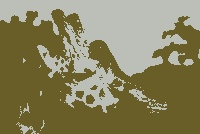
#> input picture kmeans_output.jpg, 200 x 134 px, given in place of giraffe.png, which was not available
$ jupyter execute --allow-errors image_clustering.ipynb
#> lines starting #> are read from the running program, lines starting #| are printed output that depends on the picture; pictures that were not available may be replaced by others from this repository, and a replacement may not be noted
### algorithms.py
import numpy as np
import pandas as pd
from sklearn.utils import check_array
import matplotlib.pyplot as plt
from sklearn.datasets import make_blobs
from sklearn.cluster import KMeans
from sklearn.cluster import DBSCAN as SklearnDBSCAN
from sklearn.metrics import adjusted_rand_score
from collections import Counter
from sklearn.datasets import make_classification
from sklearn.model_selection import train_test_split
from sklearn.metrics import accuracy_score
from sklearn.neighbors import KNeighborsClassifier
from sklearn.metrics import accuracy_score, confusion_matrix
from sklearn.datasets import load_iris, load_breast_cancer
from sklearn.model_selection import train_test_split
from sklearn.preprocessing import StandardScaler
import time
from sklearn.linear_model import LogisticRegression
from sklearn.svm import SVC
from sklearn.ensemble import RandomForestClassifier

def euclidean_distance(x1, x2):
    return np.sqrt(np.sum((x1 - x2) ** 2), axis=1)

def _euclidean_distance(x1, x2):
    return np.sqrt(np.sum((x1 - x2) ** 2))

def manhattan_distance(x1, x2):
    return np.sum(np.abs(x1 - x2), axis=1)

def chebyshev_distance(x1, x2):
    return np.max(np.abs(x1 - x2), axis=1)


class CustomKMeans:
    def __init__(self, n_clusters=8, max_iter=300, random_state=None):
        """
        Creates an instance of CustomKMeans.
        :param n_clusters: Amount of target clusters (=k).
        :param max_iter: Maximum amount of iterations before the fitting stops (optional).
        :param random_state: Initialization for randomizer (optional).
        """
        self.n_clusters = n_clusters
        self.max_iter = max_iter
        self.random_state = random_state
        self.cluster_centers_ = None
        self.labels_ = None

    def fit(self, X: np.ndarray, y=None):
        """
        This is the main clustering method of the CustomKMeans class, which means that this is one of the methods you
        will have to complete/implement. The method performs the clustering on vectors given in X. It is important that
        this method saves the centroids in "self.cluster_centers_" and the labels (=mapping of vectors to clusters) in
        the "self.labels_" attribute! As long as it does this, you may change the content of this method completely
        and/or encapsulate the necessary mechanisms in additional functions.
        :param X: Array that contains the input feature vectors
        :param y: Unused
        :return: Returns the clustering object itself.
        """
        # Input validation:
        X = check_array(X, accept_sparse='csr')
        n_samples, __ = X.shape

        if self.random_state is not None:
            np.random.seed(self.random_state)

        idx = np.random.choice(n_samples, self.n_clusters, replace=False)
        self.cluster_centers_ = X[idx]

        for _ in range(self.max_iter):
            distances = np.array([euclidean_distance(X, center) for center in self.cluster_centers_])
            self.labels_ = np.argmin(distances, axis=0)

            new_updated_centers = np.array([X[self.labels_ == k].mean(axis=0)
                                for k in range(self.n_clusters)])

            if np.all(self.cluster_centers_ == new_updated_centers):
                break

            self.cluster_centers_ = new_updated_centers

        return self

    def fit_predict(self, X: np.ndarray, y=None) -> np.ndarray:
        """
        Calls fit() and immediately returns the labels. See fit() for parameter information.
        """
        self.fit(X)
        return self.labels_


class CustomDBSCAN:
    def __init__(self, eps=0.5, min_samples=5, metric='euclidean'):
        """
        Creates an instance of CustomDBSCAN.
        :param min_samples: Equivalent to minPts. Minimum amount of neighbors of a core object.
        :param eps: Short for epsilon. Radius of considered circle around a possible core object.
        :param metric: Used metric for measuring distances ('euclidean', 'manhattan', 'chebyshev').
        """
        self.eps = eps
        self.min_samples = min_samples
        self.metric = metric
        self.labels_ = None

        # Constants for cluster labels
        self.UNCLASSIFIED = -1
        self.NOISE = -2

    def _get_neighbors(self, X, point_idx):
        """
        Find all points within eps distance of the point at point_idx using vectorized operations.
        """
        if self.metric == 'euclidean':
            distances = euclidean_distance(X, X[point_idx:point_idx+1])
        elif self.metric == 'manhattan':
            distances = manhattan_distance(X, X[point_idx:point_idx+1])
        elif self.metric == 'chebyshev':
            distances = chebyshev_distance(X, X[point_idx:point_idx+1])
        else:
            raise ValueError(f"Unsupported metric: {self.metric}")

        return np.where(distances <= self.eps)[0]

    # [33 lines left out: function _expand_cluster, not called in this run]

    def fit(self, X: np.ndarray, y=None):
        """
        Perform DBSCAN clustering.
        :param X: Array that contains the input feature vectors
        :param y: Unused
        :return: Returns the clustering object itself.
        """
        # Input validation
        X = check_array(X, accept_sparse='csr')
        n_samples = X.shape[0]

        # Initialize labels
        self.labels_ = np.full(n_samples, self.UNCLASSIFIED)

        # Current cluster ID
        cluster_id = 0

        # Pre-compute neighbors for all points to avoid redundant calculations
        neighbors_dict = {}

        # Process each unclassified point
        for point_idx in range(n_samples):
            if self.labels_[point_idx] != self.UNCLASSIFIED:
                continue

            # Get or compute neighbors
            if point_idx not in neighbors_dict:
                neighbors_dict[point_idx] = self._get_neighbors(X, point_idx)

            if self._expand_cluster(X, point_idx, cluster_id, neighbors_dict[point_idx]):
                cluster_id += 1

        return self

    def fit_predict(self, X: np.ndarray, y=None) -> np.ndarray:
        """
        Calls fit() and immediately returns the labels.
        """
        self.fit(X)
        return self.labels_

# if __name__ == "__main__":
#     # X, y_true = make_blobs(n_samples=300, centers=4, cluster_std=0.6, random_state=42)

#     # # Test CustomKMeans
#     # custom_kmeans = CustomKMeans(n_clusters=4, max_iter=300, random_state=42)
#     # custom_kmeans.fit(X)
#     # custom_labels = custom_kmeans.labels_

#     # # Test Sklearn's KMeans for comparison
#     # sklearn_kmeans = KMeans(n_clusters=4, random_state=42)
#     # sklearn_labels = sklearn_kmeans.fit_predict(X)

#     # # Plot results
#     # fig, ax = plt.subplots(1, 2, figsize=(12, 6))

#     # # CustomKMeans result
#     # ax[0].scatter(X[:, 0], X[:, 1], c=custom_labels, cmap='viridis', s=30)
#     # ax[0].scatter(custom_kmeans.cluster_centers_[:, 0], custom_kmeans.cluster_centers_[:, 1],
#     #             c='red', s=200, alpha=0.75, marker='X')
#     # ax[0].set_title("Custom KMeans Clustering")

#     # # Sklearn KMeans result
#     # ax[1].scatter(X[:, 0], X[:, 1], c=sklearn_labels, cmap='viridis', s=30)
#     # ax[1].scatter(sklearn_kmeans.cluster_centers_[:, 0], sklearn_kmeans.cluster_centers_[:, 1],
#     #             c='red', s=200, alpha=0.75, marker='X')
#     # ax[1].set_title("Sklearn KMeans Clustering")

#     # plt.show()

#     # Generate synthetic data
#     X, _ = make_blobs(n_samples=100, centers=3, cluster_std=0.60, random_state=0)

#     # Create an instance of CustomDBSCAN (using our implementation)
#     custom_dbscan = CustomDBSCAN(eps=0.5, min_samples=5, metric='euclidean')
#     custom_dbscan.fit(X)

#     # Use sklearn's DBSCAN
#     sklearn_dbscan = SklearnDBSCAN(eps=0.5, min_samples=5)
#     sklearn_labels = sklearn_dbscan.fit_predict(X)

#     # Compare labels from both implementations (CustomDBSCAN vs. sklearn DBSCAN)
#     print(f"CustomDBSCAN labels: {custom_dbscan.labels_}")
#     print(f"Sklearn DBSCAN labels: {sklearn_labels}")

#     # Calculate Adjusted Rand Index to measure the similarity between the two label sets
#     ari = adjusted_rand_score(custom_dbscan.labels_, sklearn_labels)
#     print(f"Adjusted Rand Index (ARI): {ari}")

#     # Plot the results for visual comparison
#     plt.figure(figsize=(8, 6))

#     # Plot CustomDBSCAN results
#     plt.subplot(1, 2, 1)
#     plt.scatter(X[:, 0], X[:, 1], c=custom_dbscan.labels_, cmap='viridis', marker='o')
#     plt.title('CustomDBSCAN Clustering')
#     plt.xlabel('Feature 1')
#     plt.ylabel('Feature 2')

#     # Plot Sklearn DBSCAN results
#     plt.subplot(1, 2, 2)
#     plt.scatter(X[:, 0], X[:, 1], c=sklearn_labels, cmap='viridis', marker='o')
#     plt.title('Sklearn DBSCAN Clustering')
#     plt.xlabel('Feature 1')
#     plt.ylabel('Feature 2')

#     plt.tight_layout()
#     plt.show()

### image_clustering.ipynb
[cell 1]
import cv2  # for image loading
import numpy as np  # general library for numerical and scientific computing
import matplotlib.pyplot as plt  # for plotting the images

# For testing purposes only(!), you may uncomment the following two import statements.
# Use them to see how the program is supposed to work with your implementation and
# what kind of content the variables should have.
# Comment out or delete these imports before you submit your code!
# from sklearn.cluster import KMeans
# from sklearn.cluster import DBSCAN

# Importing your own implementation:
from algorithms import CustomKMeans as KMeans
from algorithms import CustomDBSCAN as DBSCAN

# Loading an image (replace filename if you want):
image_path = 'giraffe.png'
image = cv2.imread(image_path)
#> image is the input picture: shape (134, 200, 3); mean B, G, R 94.6, 130.8, 136.5

# Reducing the size of the image, so that DBSCAN runs in a reasonable amount of time:
# small_image is 0.5x the size of the original. You may change this value.
image = cv2.resize(image, None, fx=0.5, fy=0.5, interpolation=cv2.INTER_AREA)
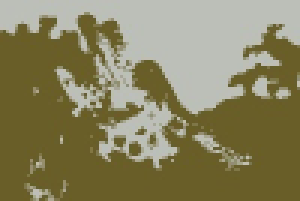
#> image: shape (67, 100, 3) (shown 3 times larger); mean B, G, R 94.7, 130.8, 136.6

height, width, _ = image.shape
#> height = 67; width = 100
pixel_data = image.reshape(-1, 3)

[cell 2]
# k-means
# Setting hyperparameter(s):
k = 2

# Performing the clustering:
kmeans = KMeans(n_clusters=k)
#> (the rest of this cell did not finish here and is left out)

#> in fit, `self.cluster_centers_ = X[idx]`: self.cluster_centers_ = [[183, 191, 185], [183, 190, 190]]

[cell 3]
# DBSCAN
# Setting hyperparameter(s):
eps = 5
min_pts = 30

# Performing the clustering:
dbscan = DBSCAN(eps=eps, min_samples=min_pts, metric='euclidean')
#> (the rest of this cell did not finish here and is left out)

#> after the loop in fit, `for point_idx in range(n_samples):`: cluster_id = 0; neighbors_dict = 0 items

#> (a cell that did not finish here is left out)

[cell 5]
# Displaying the images:
plt.figure(figsize=(15, 5))

# Original image:
image1 = cv2.imread(image_path)
plt.subplot(1, 3, 1)
plt.imshow(cv2.cvtColor(image1, cv2.COLOR_BGR2RGB))
plt.title('original')

# k-means image:
image2 = cv2.imread('kmeans_output.jpg')
plt.subplot(1, 3, 2)
plt.imshow(cv2.cvtColor(image2, cv2.COLOR_BGR2RGB))
plt.title(f'k-means ({k=})')

# DBSCAN image:
image3 = cv2.imread('dbscan_output.jpg')
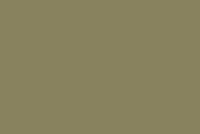
#> input picture dbscan_output.jpg, 200 x 134 px
#> image3 is the input picture: shape (134, 200, 3); mean B, G, R 94, 130, 136
plt.subplot(1, 3, 3)
plt.imshow(cv2.cvtColor(image3, cv2.COLOR_BGR2RGB))
plt.title(f'DBSCAN ({min_pts=}, {eps=})')

plt.show()
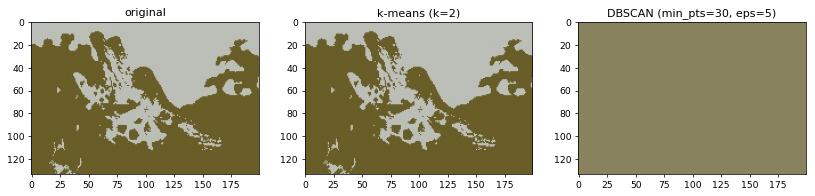
#> figure drawn by matplotlib, 3 panels
